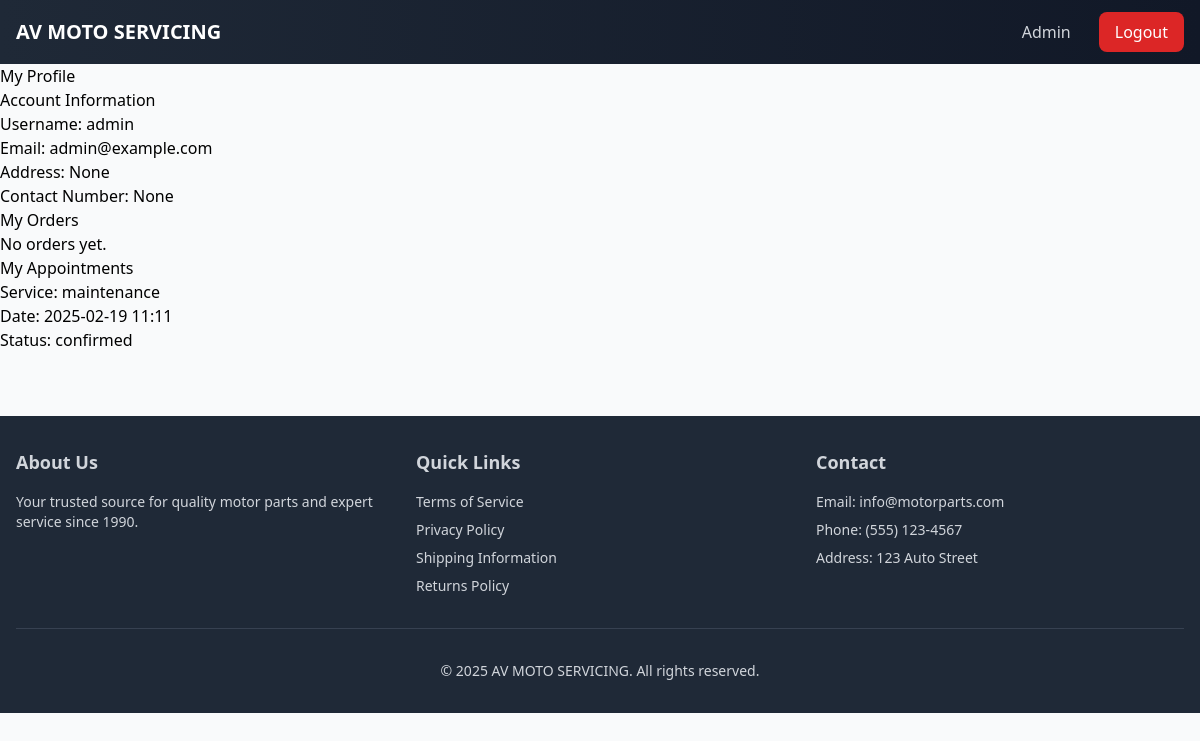
The app's page /profile (signed in), older data.
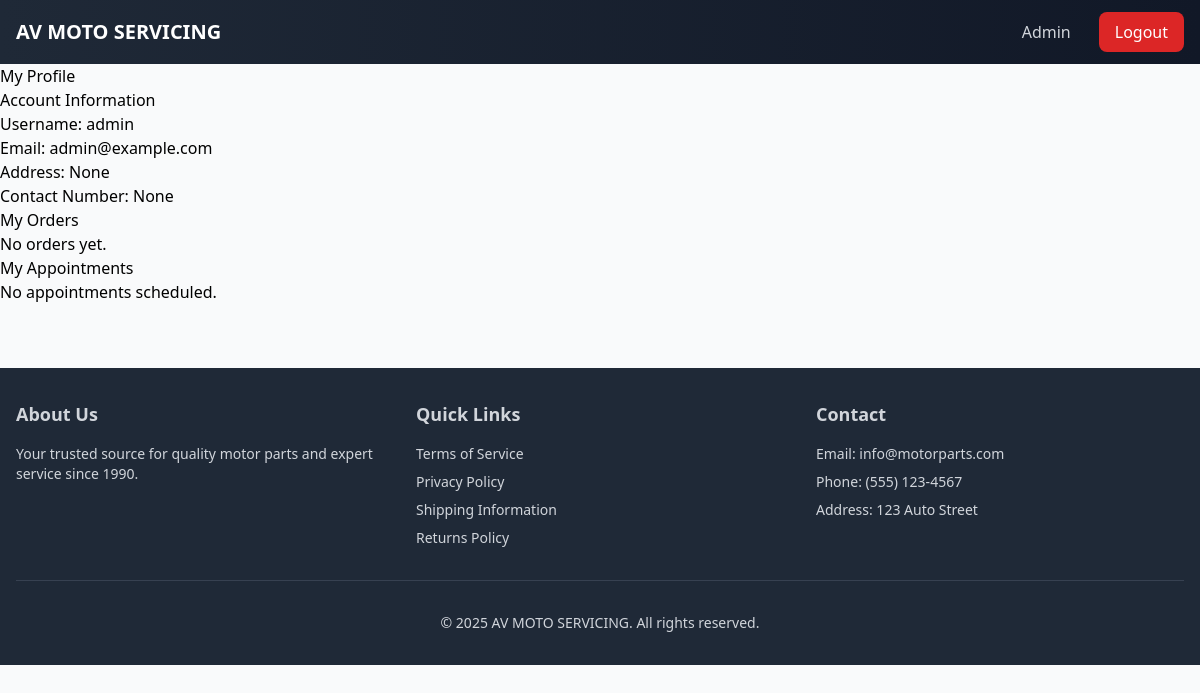
The same page, newer data.
### app.py (models this page shows)
class User(UserMixin, db.Model):
    id = db.Column(db.Integer, primary_key=True)
    username = db.Column(db.String(80), unique=True, nullable=False)
    email = db.Column(db.String(120), unique=True, nullable=False)
    password = db.Column(db.String(120), nullable=False)
    is_admin = db.Column(db.Boolean, default=False)
    is_staff = db.Column(db.Boolean, default=False)
    address = db.Column(db.String(200))
    contact_number = db.Column(db.String(20))
    date_created = db.Column(db.DateTime, default=datetime.utcnow)
    appointments = db.relationship('Appointment', backref='user', lazy=True)
    orders = db.relationship('Order', backref='user', lazy=True)
    activity_logs = db.relationship('ActivityLog', backref='user', lazy=True)

class Appointment(db.Model):
    id = db.Column(db.Integer, primary_key=True)
    user_id = db.Column(db.Integer, db.ForeignKey('user.id'), nullable=False)
    customer_name = db.Column(db.String(100), nullable=False)
    motorcycle_model = db.Column(db.String(100), nullable=False)
    contact_number = db.Column(db.String(20), nullable=False)
    date = db.Column(db.DateTime, nullable=False)
    service_type = db.Column(db.String(100), nullable=False)
    status = db.Column(db.String(20), default='pending')
    notes = db.Column(db.Text)

### app.py (the view)
@app.route('/profile')
@login_required
def profile():
    orders = Order.query.filter_by(user_id=current_user.id).order_by(Order.date_created.desc()).all()
    appointments = Appointment.query.filter_by(user_id=current_user.id).order_by(Appointment.date.desc()).all()
    return render_template('profile.html', orders=orders, appointments=appointments)

### app.py (called while the page is built)
@login_manager.user_loader
def load_user(user_id):
    return User.query.get(int(user_id))

### templates/profile.html
{% extends "base.html" %}
{% block content %}
<div class="user-profile">
    <h2>My Profile</h2>
    <section class="user-info">
        <h3>Account Information</h3>
        <p>Username: {{ current_user.username }}</p>
        <p>Email: {{ current_user.email }}</p>
        <p>Address: {{ current_user.address }}</p>
        <p>Contact Number: {{ current_user.contact_number }}</p>
    </section>
    <section class="user-orders">
        <h3>My Orders</h3>
        {% if orders %}
            {% for order in orders %}
            <div class="order-card">
                <p>Order #{{ order.id }}</p>
                <p>Date: {{ order.date_created.strftime('%Y-%m-%d %H:%M') }}</p>
                <p>Total: ${{ "%.2f"|format(order.total_amount) }}</p>
                <p>Status: {{ order.status }}</p>
            </div>
            {% endfor %}
        {% else %}
            <p>No orders yet.</p>
        {% endif %}
    </section>
    <section class="user-appointments">
        <h3>My Appointments</h3>
        {% if appointments %}
            {% for appointment in appointments %}
            <div class="appointment-card">
                <p>Service: {{ appointment.service_type }}</p>
                <p>Date: {{ appointment.date.strftime('%Y-%m-%d %H:%M') }}</p>
                <p>Status: {{ appointment.status }}</p>
            </div>
            {% endfor %}
        {% else %}
            <p>No appointments scheduled.</p>
        {% endif %}
    </section>
</div>
{% endblock %}

### templates/base.html (shortened to what this page needs)
<!DOCTYPE html>
<html lang="en">
<head>
    <script src="https://cdn.tailwindcss.com"></script>
</head>
<body class="min-h-screen bg-gray-50">
    <nav class="bg-gradient-to-r from-gray-800 to-gray-900 sticky top-0 z-50">
        <div class="max-w-7xl mx-auto px-4">
            <div class="flex justify-between h-16">
                <div class="flex items-center">
                    <a href="{{ url_for('landing') }}" class="flex items-center">
                        <span class="text-white text-xl font-bold">AV MOTO SERVICING</span>
                    </a>
                </div>
                <div class="hidden md:flex items-center space-x-4">
                    {% if current_user.is_authenticated %}
                        {% if current_user.is_admin %}
                            <a href="{{ url_for('admin_dashboard') }}" class="text-gray-300 hover:text-white px-3 py-2">Admin</a>
                        {% endif %}
                        <a href="{{ url_for('logout') }}" class="bg-red-600 text-white hover:bg-red-700 px-4 py-2 rounded-lg">Logout</a>
                    {% else %}
                        <a href="{{ url_for('login') }}" class="text-gray-300 hover:text-white px-3 py-2">Login</a>
                        <a href="{{ url_for('signup') }}" class="bg-blue-600 text-white hover:bg-blue-700 px-4 py-2 rounded-lg">Sign Up</a>
                    {% endif %}
                </div>
            </div>
        </div>
    </nav>
    {% block content %}{% endblock %}
    <footer class="bg-gray-800 text-gray-300 mt-16">
        <div class="max-w-7xl mx-auto px-4 py-8">
            <div class="grid grid-cols-1 md:grid-cols-3 gap-8">
                <div>
                    <h3 class="text-lg font-semibold mb-4">About Us</h3>
                    <p class="text-sm">Your trusted source for quality motor parts and expert service since 1990.</p>
                </div>
                <div>
                    <h3 class="text-lg font-semibold mb-4">Quick Links</h3>
                    <ul class="space-y-2 text-sm">
                        <li><a href="#" class="hover:text-white">Terms of Service</a></li>
                        <li><a href="#" class="hover:text-white">Privacy Policy</a></li>
                        <li><a href="#" class="hover:text-white">Shipping Information</a></li>
                        <li><a href="#" class="hover:text-white">Returns Policy</a></li>
                    </ul>
                </div>
                <div>
                    <h3 class="text-lg font-semibold mb-4">Contact</h3>
                    <ul class="space-y-2 text-sm">
                        <li>Email: info@motorparts.com</li>
                        <li>Phone: (555) 123-4567</li>
                        <li>Address: 123 Auto Street</li>
                    </ul>
                </div>
            </div>
            <div class="mt-8 pt-8 border-t border-gray-700 text-center text-sm">
                <p>&copy; 2025 AV MOTO SERVICING. All rights reserved.</p>
            </div>
        </div>
    </footer>
</body>
</html>

Row changes from the older to the newer data that the page shows:
removed Appointment: service_type "maintenance", date "2025-02-19 11:11", status "confirmed"
Text that changed along with them:
text now shown: "No appointments scheduled."
